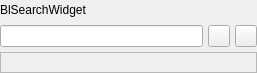
<ui version="4.0" >
 <class>BlSearchWidgetBase</class>
 <widget class="QWidget" name="BlSearchWidgetBase" >
  <property name="geometry" >
   <rect>
    <x>0</x>
    <y>0</y>
    <width>257</width>
    <height>73</height>
   </rect>
  </property>
  <property name="windowTitle" >
   <string>Form1</string>
  </property>
  <layout class="QGridLayout" >
   <property name="margin" >
    <number>0</number>
   </property>
   <property name="spacing" >
    <number>5</number>
   </property>
   <item row="0" column="0" colspan="3" >
    <widget class="QLabel" name="mui_labelBusqueda" >
     <property name="minimumSize" >
      <size>
       <width>0</width>
       <height>17</height>
      </size>
     </property>
     <property name="text" >
      <string>BlSearchWidget</string>
     </property>
    </widget>
   </item>
   <item row="1" column="0" >
    <widget class="QLineEdit" name="m_inputBusqueda" />
   </item>
   <item row="1" column="1" >
    <widget class="QToolButton" name="mui_buscar" >
     <property name="minimumSize" >
      <size>
       <width>22</width>
       <height>22</height>
      </size>
     </property>
     <property name="maximumSize" >
      <size>
       <width>22</width>
       <height>22</height>
      </size>
     </property>
     <property name="toolTip" >
      <string>Mostrar listado de profesors</string>
     </property>
     <property name="text" >
      <string/>
     </property>
     <property name="icon" >
      <iconset resource="../../bulmages.qrc" >
       <normaloff>:/Images/edit-find.svg</normaloff>:/Images/edit-find.svg</iconset>
     </property>
     <property name="iconSize" >
      <size>
       <width>22</width>
       <height>22</height>
      </size>
     </property>
     <property name="shortcut" >
      <string>Ctrl+F</string>
     </property>
    </widget>
   </item>
   <item row="1" column="2" >
    <widget class="QPushButton" name="mui_borrar" >
     <property name="minimumSize" >
      <size>
       <width>22</width>
       <height>22</height>
      </size>
     </property>
     <property name="maximumSize" >
      <size>
       <width>22</width>
       <height>22</height>
      </size>
     </property>
     <property name="toolTip" >
      <string>Limpiar campo</string>
     </property>
     <property name="text" >
      <string/>
     </property>
     <property name="icon" >
      <iconset resource="../../bulmages.qrc" >
       <normaloff>:/Images/edit-delete.svg</normaloff>:/Images/edit-delete.svg</iconset>
     </property>
     <property name="iconSize" >
      <size>
       <width>16</width>
       <height>16</height>
      </size>
     </property>
    </widget>
   </item>
   <item row="2" column="0" colspan="3" >
    <widget class="QLabel" name="m_textBusqueda" >
     <property name="sizePolicy" >
      <sizepolicy vsizetype="Fixed" hsizetype="Preferred" >
       <horstretch>0</horstretch>
       <verstretch>0</verstretch>
      </sizepolicy>
     </property>
     <property name="minimumSize" >
      <size>
       <width>0</width>
       <height>21</height>
      </size>
     </property>
     <property name="frameShape" >
      <enum>QFrame::StyledPanel</enum>
     </property>
     <property name="text" >
      <string/>
     </property>
    </widget>
   </item>
  </layout>
 </widget>
 <layoutdefault spacing="0" margin="0" />
 <resources>
  <include location="../../bulmages.qrc" />
 </resources>
 <connections/>
</ui>
